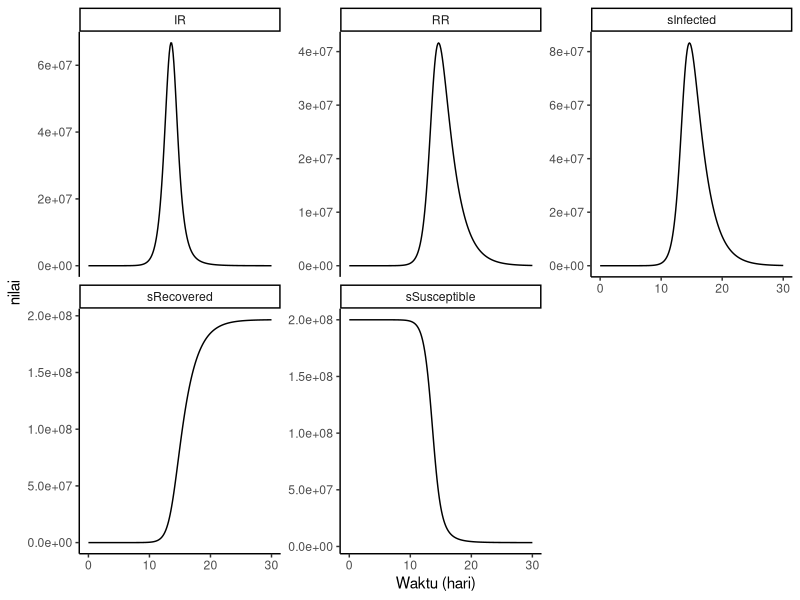

This figure's R source:
#-----------Memuat Library-----------

library(deSolve)
library(tidyverse)

#----------Spesifikasi Kondisi Awal dan Konstanta----------

Susceptible <- 200000000; Infected <- 1; Recovered <- 0
TotalPopulation <- Susceptible + Infected + Recovered

stocks <- c(sSusceptible = Susceptible, sInfected = Infected, 
            sRecovered = Recovered)
auxs <- c(aTotalPopulation = TotalPopulation, aEffective.Contact.Rate = 2, 
          aDelay = 2)

#----------Spesifikasi Durasi Simulasi----------

START <- 0
FINISH <- 30
STEP <- 0.125

simtime <- seq(START, FINISH, STEP)

#----------Fungsi Dinamika Sistem----------

model <- function(time, stocks, auxs){
  with(as.list(c(stocks, auxs)),{
    aBeta <- aEffective.Contact.Rate / aTotalPopulation
    aLambda <- aBeta * sInfected
    
    fIR <- sSusceptible * aLambda
    fRR <- sInfected / aDelay
    
    dS_dt <- -fIR
    dI_dt <- fIR - fRR
    dR_dt <- fRR
    
    return(list(c(dS_dt, dI_dt, dR_dt),
                IR = fIR, RR = fRR))
  })
}


#----------Simulasi----------

data <- data.frame(ode(y = stocks, times = simtime,
                       func = model, parms = auxs, method = "euler"))

#----------Visualisasi----------

data %>%
  gather(key = "parameter", value = "nilai",
         -time) %>%
  ggplot(aes(x = time, y = nilai)) +
  geom_line() +
  labs(x = "Waktu (hari)", y = "nilai") +
  facet_wrap(~parameter, scales = "free_y") +
  theme_classic()
